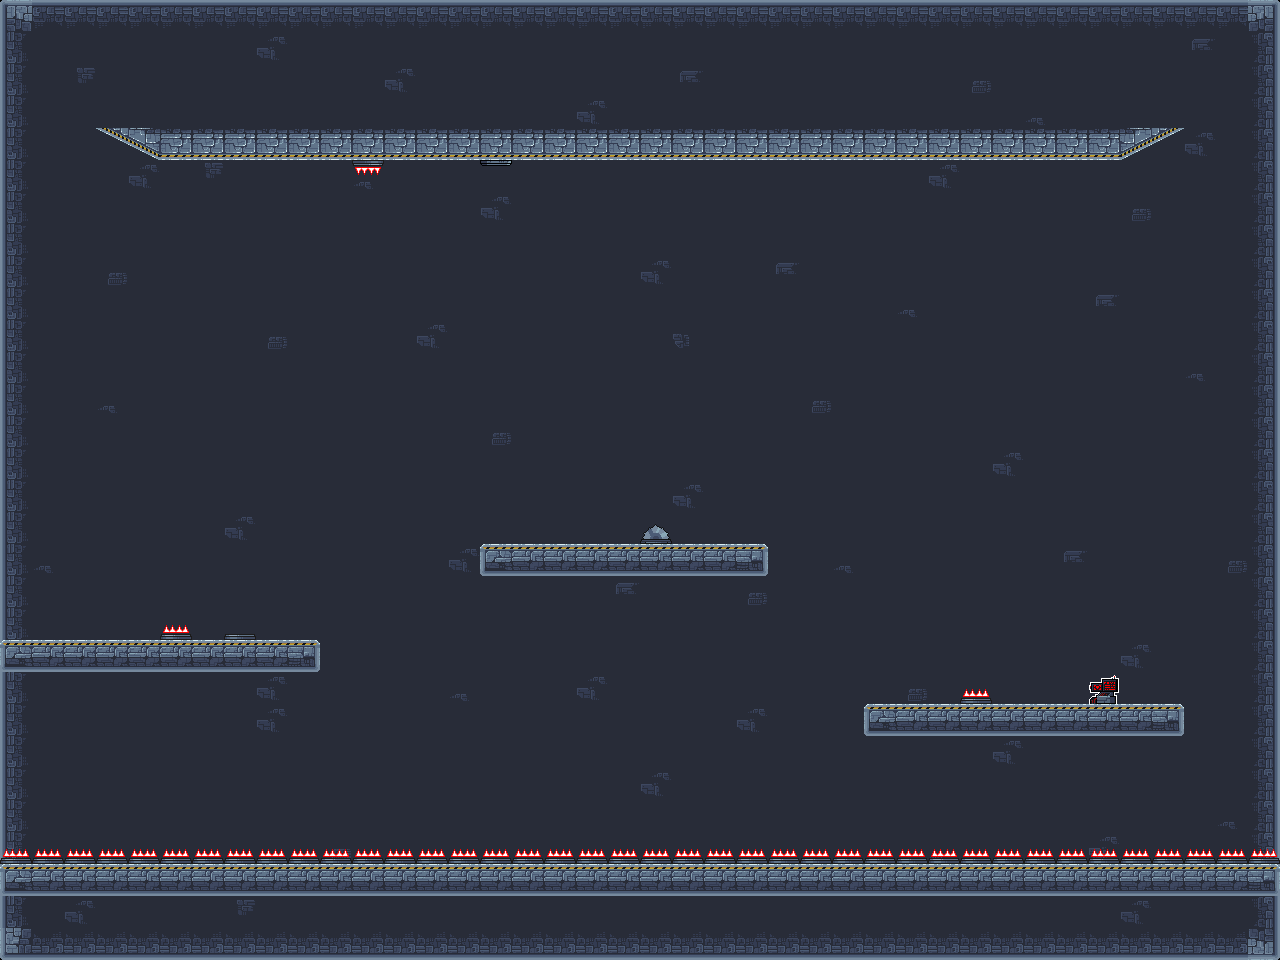

This game map was drawn from its Tiled (.tmx) file and the tilesets committed beside it. A one-line description and the trimmed map source follow:
An orthogonal 40x30 tile map with 32x32 px tiles, 5 tile layers (backg, collides, spikes, Gswitch, ...) and 1 object (Player).

<map version="1.10" tiledversion="1.10.1" orientation="orthogonal" renderorder="right-down" width="40" height="30" tilewidth="32" tileheight="32" infinite="0" nextlayerid="7" nextobjectid="3">
 <tileset firstgid="1" source="level_tileset.tsx" />
 <layer id="1" name="backg" width="40" height="30">
  <data>[1200 cells, 1200 non-empty, 12 distinct tile ids]</data>
 </layer>
 <layer id="2" name="collides" width="40" height="30">
  <data>[1200 cells, 103 non-empty, 6 distinct tile ids]</data>
 </layer>
 <layer id="3" name="spikes" width="40" height="30">
  <data>[1200 cells, 46 non-empty, 3 distinct tile ids]</data>
 </layer>
 <layer id="4" name="Gswitch" width="40" height="30">
  <data>[1200 cells, 2 non-empty, 2 distinct tile ids]</data>
 </layer>
 <layer id="5" name="lvlend" width="40" height="30">
  <data>[1200 cells, 1 non-empty, 1 distinct tile ids]</data>
 </layer>
 <objectgroup id="6" name="entities">
  <object id="2" name="Player" x="85.3333" y="618.667">
   <point />
  </object>
 </objectgroup>
</map>
